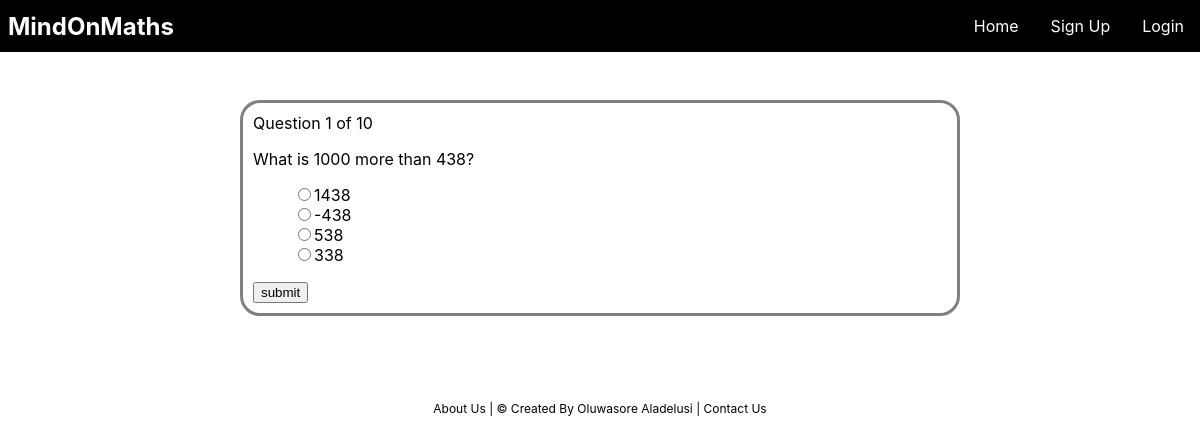
The app's page /more_than_less_than_year_4/more_than_less_than_year_4_quiz.php?n=1 with its own data.
### tables this page shows
CREATE TABLE `questions` (
  `id` int(11) NOT NULL,
  `questions_number` int(11) NOT NULL,
  `text` text NOT NULL,
  `topic` text NOT NULL
);

CREATE TABLE `choices` (
  `id` int(11) NOT NULL,
  `questions_number` int(11) NOT NULL,
  `is_correct` tinyint(1) NOT NULL DEFAULT 0,
  `text` text NOT NULL,
  `topic` text NOT NULL
);

### more_than_less_than_year_4/more_than_less_than_year_4_quiz.php (the view, shortened to what this page needs)
<?php
include_once '../includes/dbh.inc.php';
include_once '../navbar/quizheader.php';
?>
<?php
$number = (int) $_GET['n'];
$query = "SELECT * FROM `questions` WHERE topic = 'more_than_less_than_year_4'";
$result = mysqli_query($conn, $query) or die(mysqli_error($conn) . __LINE__);
$total = mysqli_num_rows($result);
$query = "SELECT * FROM `questions` WHERE questions_number = $number AND topic = 'more_than_less_than_year_4'";
$result = mysqli_query($conn, $query) or die(mysqli_error($conn) . __LINE__);
$question = mysqli_fetch_assoc($result);
$query = "SELECT * FROM `choices` WHERE questions_number = $number AND topic = 'more_than_less_than_year_4'";
$choices = mysqli_query($conn, $query) or die(mysqli_error($conn) . __LINE__);
?>
<!DOCTYPE html>
<html lang="en">
<head>
</head>
<body>
    <div class="quiz-container">
        <div class="current-question">Question <?php echo $question['questions_number']; ?> of <?php echo $total ?></div>
        <p class="question">
            <?php
            echo $question['text'];
            ?>
        </p>
        <form method="post" action="more_than_less_than_year_4_process.php">
            <ul class="choices">
                <?php
                while ($row = mysqli_fetch_assoc($choices)) :
                ?>
                    <li><input name="choice" type="radio" value="<?php echo $row['id']; ?>"><?php echo $row['text']; ?></li>
                <?php endwhile; ?>
            </ul>
            <input type="submit" value="submit" />
        </form>
    </div>
</body>
</html>
<?php
include_once '../navbar/quizfooter.php'
?>

### css/style.css (style rules this page uses)
* { box-sizing: border-box; }
body { margin: 0; padding: 0; }
.quiz-container { font-family: -apple-system, BlinkMacSystemFont, 'Segoe UI', Roboto, Oxygen, Ubuntu, Cantarell, 'Open Sans', 'Helvetica Neue', sans-serif; width: 60%; margin: 0 auto; overflow: auto; margin-top: 100px; border-color: grey; border-style: solid; border-radius: 20px; padding: 10px; }
.quiz-container li { list-style: none; }

### records on screen
questions: questions_number "1", text "What is 1000 more than 438?"
choices: text "1438"
choices: text "-438"
choices: text "538"
choices: text "338"

### other values on screen
$total "10"
